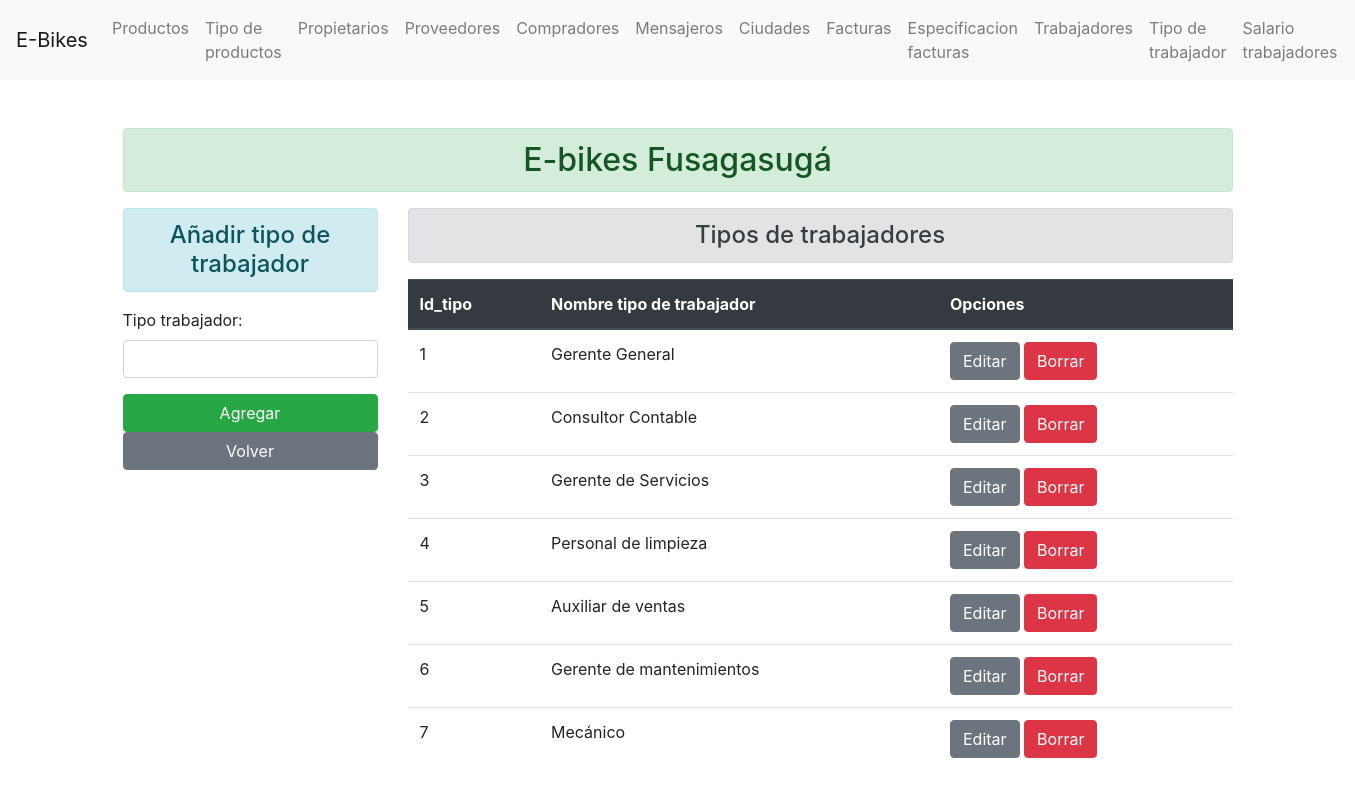
Page /tipotrabajador/ on the committed database.
### enroll/models.py (models this page shows)
class Tipo_Trabajador(models.Model):
    id_tipo = models.AutoField(auto_created=True, primary_key=True)
    tipo_trabajador = models.CharField(max_length=70)

### enroll/views.py (the view)
# urls.py: path('tipotrabajador/', views.add_tipotrabajador, name="addtipotrabajador" ),
def add_tipotrabajador(request):
    if request.method == 'POST':
        fm = Tipo_TrabajadorRegistration(request.POST)
        if fm.is_valid():
            tp = fm.cleaned_data['tipo_trabajador']
            reg = Tipo_Trabajador(tipo_trabajador=tp)
            reg.save()
            fm = Tipo_TrabajadorRegistration()
    else:
        fm = Tipo_TrabajadorRegistration()
    tipotrabajador_add = Tipo_Trabajador.objects.all()
    return render(request, 'enroll/addtipotrabajador.html', {'form':fm, 'tipotrabajador':tipotrabajador_add})

### enroll/forms.py
class Tipo_TrabajadorRegistration(forms.ModelForm):
    class Meta:
        model = Tipo_Trabajador
        fields = ['tipo_trabajador']
        widgets = {
            'tipo_trabajador': forms.TextInput(attrs={'class':'form-control'}),
        }

### enroll/templates/enroll/addtipotrabajador.html (shortened to what this page needs)
{% extends 'enroll/base.html' %}
{% block content  %}
    <div class="row">
        <div class="col-sm-3">
            <h4 class="text-center alert alert-info">Añadir tipo de trabajador</h4>
            <form action=" " method="POST">
                {{form.as_p}}
                <input type="submit" class="btn btn-success btn-block" value="Agregar" >
            </form>
            <a class="btn btn-secondary btn-block" href="/">Volver</a>
        </div>
        <div class="col-sm-9">
            <h4 class="text-center alert alert-secondary">Tipos de trabajadores</h4>
            {% if tipotrabajador %}
                <table class="table">
                    <thead class="thead-dark">
                    <tr>
                        <th scope="col">Id_tipo</th>
                        <th scope="col">Nombre tipo de trabajador</th>
                        <th scope="col">Opciones</th>
                    </tr>
                    </thead>
                    <tbody>
                        {% for tipotrabajadores in tipotrabajador %}
                        <tr>
                            <td>{{tipotrabajadores.id_tipo}}</td>
                            <td>{{tipotrabajadores.tipo_trabajador}}</td>
                            <td>
                                <a href="{% url 'updatetipotrabajador' tipotrabajadores.id_tipo %}" class="btn btn-secondary bt-sm" >Editar</a>
                                <form action="{% url 'deletetipotrabajador' tipotrabajadores.id_tipo %}" method="post" class="d-inline"> {% csrf_token %}
                                    <input type="submit" class="btn btn-danger bt-sm" value="Borrar">
                                </form>
                            </td>
                        </tr>
                        {% endfor %}
                    </tbody>
                </table>
            {% else %}
                <h4 class="text-center alert alert-warning">No hay tipos de trabajadores registrados</h4>
            {%  endif %}
        </div>
    </div>
{% endblock content  %}

### rows in the picture
Tipo_Trabajador: id_tipo "1", tipo_trabajador "Gerente General"
Tipo_Trabajador: id_tipo "2", tipo_trabajador "Consultor Contable"
Tipo_Trabajador: id_tipo "3", tipo_trabajador "Gerente de Servicios"
Tipo_Trabajador: id_tipo "4", tipo_trabajador "Personal de limpieza"
Tipo_Trabajador: id_tipo "5", tipo_trabajador "Auxiliar de ventas"
Tipo_Trabajador: id_tipo "6", tipo_trabajador "Gerente de mantenimientos"
Tipo_Trabajador: id_tipo "7", tipo_trabajador "Mecánico"
